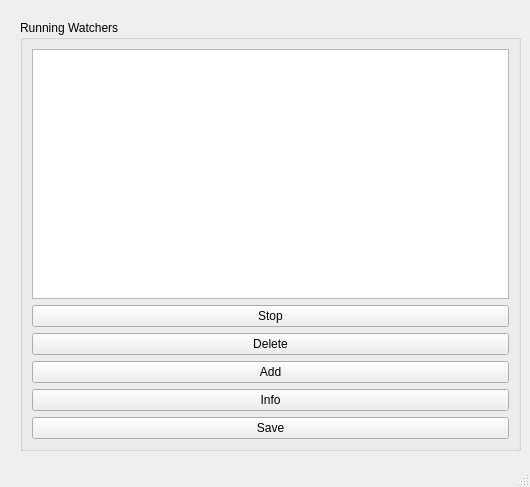
<?xml version="1.0" encoding="UTF-8"?>
<ui version="4.0">
 <class>fpe_main_window</class>
 <widget class="QMainWindow" name="fpe_main_window">
  <property name="geometry">
   <rect>
    <x>0</x>
    <y>0</y>
    <width>530</width>
    <height>487</height>
   </rect>
  </property>
  <property name="sizePolicy">
   <sizepolicy hsizetype="Fixed" vsizetype="Fixed">
    <horstretch>0</horstretch>
    <verstretch>0</verstretch>
   </sizepolicy>
  </property>
  <property name="minimumSize">
   <size>
    <width>530</width>
    <height>285</height>
   </size>
  </property>
  <property name="maximumSize">
   <size>
    <width>530</width>
    <height>500</height>
   </size>
  </property>
  <property name="windowTitle">
   <string>File Processing Engine</string>
  </property>
  <widget class="QWidget" name="centralwidget">
   <widget class="QGroupBox" name="running_watchers_groupbox">
    <property name="geometry">
     <rect>
      <x>20</x>
      <y>20</y>
      <width>501</width>
      <height>431</height>
     </rect>
    </property>
    <property name="title">
     <string>Running Watchers</string>
    </property>
    <layout class="QGridLayout" name="gridLayout">
     <item row="0" column="0" rowspan="2">
      <widget class="QListWidget" name="fpe_running_watchers_list">
       <property name="currentRow">
        <number>-1</number>
       </property>
      </widget>
     </item>
     <item row="5" column="0">
      <widget class="QPushButton" name="fpe_running_watcher_add_button">
       <property name="text">
        <string>Add</string>
       </property>
      </widget>
     </item>
     <item row="7" column="0">
      <widget class="QPushButton" name="fpe_running_watcher_save_button">
       <property name="text">
        <string>Save</string>
       </property>
      </widget>
     </item>
     <item row="4" column="0">
      <widget class="QPushButton" name="fpe_running_watcher_delete_button">
       <property name="text">
        <string>Delete</string>
       </property>
      </widget>
     </item>
     <item row="3" column="0">
      <widget class="QPushButton" name="fpe_running_watcher_start_stop_button">
       <property name="text">
        <string>Stop</string>
       </property>
      </widget>
     </item>
     <item row="6" column="0">
      <widget class="QPushButton" name="fpe_running_watcher_info_button">
       <property name="text">
        <string>Info</string>
       </property>
      </widget>
     </item>
    </layout>
   </widget>
  </widget>
  <widget class="QMenuBar" name="menubar">
   <property name="geometry">
    <rect>
     <x>0</x>
     <y>0</y>
     <width>530</width>
     <height>22</height>
    </rect>
   </property>
  </widget>
  <widget class="QStatusBar" name="statusbar"/>
 </widget>
 <resources/>
 <connections/>
</ui>
